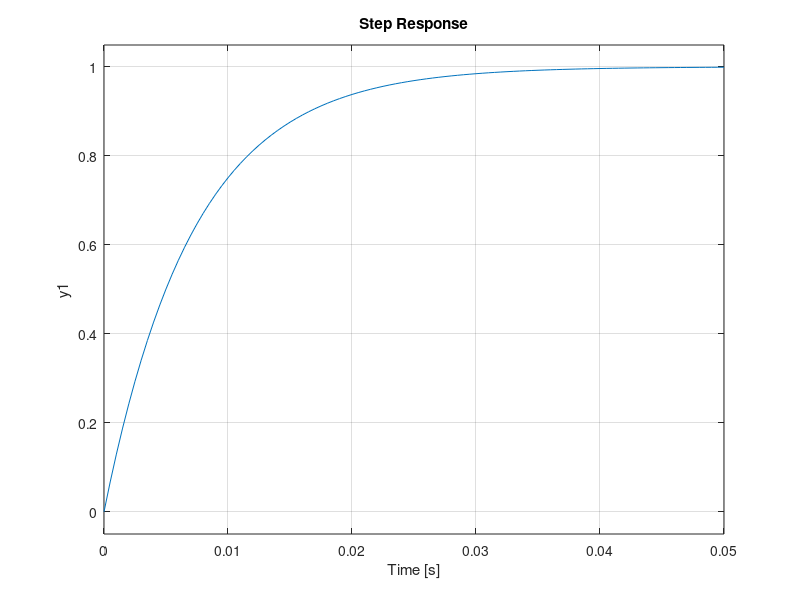

Reproduce this figure in MATLAB.
clc
clear all
% RC Step Response
num = [0 1];
den = [0.0068 1];
sys = tf(num,den)
step(sys)

%% RL Step Response
clc
clear all
num = [0 1];
den = [0.0072 1];
sys = tf(num,den)
step(sys)
